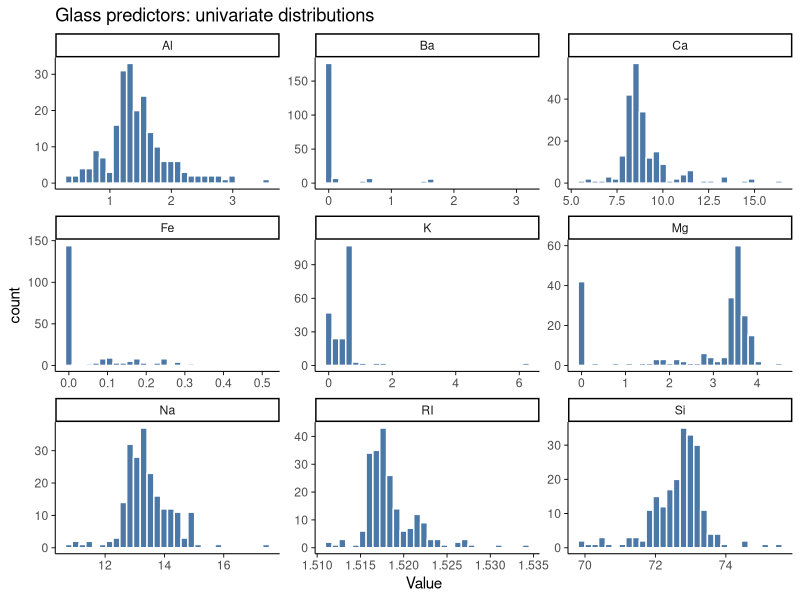
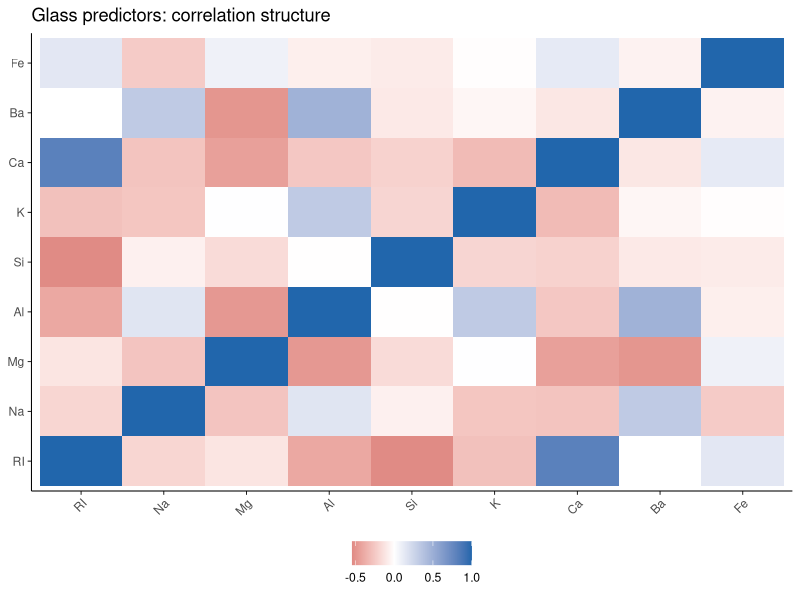

Generate these figures, in order, with R:
## ---- chunk 1
knitr::opts_chunk$set(
  echo = TRUE,
  message = FALSE,
  warning = FALSE,
  fig.width = 8.5,
  fig.height = 4.8,
  dpi = 96,
  fig.retina = 1
)

library(dplyr)
library(tidyr)
library(ggplot2)
library(mlbench)
library(caret)

theme_set(
  theme_classic(base_size = 11) %+replace% theme(
    axis.line = element_line(colour = "black", linewidth = 0.35),
    axis.ticks = element_line(colour = "black", linewidth = 0.3),
    legend.position = "bottom",
    legend.title = element_blank()
  )
)

sample_skewness <- function(x) {
  x <- x[is.finite(x)]
  n <- length(x)
  if (n < 3) return(NA_real_)
  s <- sd(x)
  if (s == 0) return(NA_real_)
  m <- mean(x)
  sum((x - m)^3) / ((n - 1) * s^3)
}

mode_impute <- function(x) {
  if (!is.factor(x)) return(x)
  if (!anyNA(x)) return(x)
  tab <- table(x, useNA = "no")
  top <- names(tab)[which.max(tab)]
  x[is.na(x)] <- top
  x
}
## ---- chunk 2
data(Glass)
str(Glass)

glass_num <- Glass |> select(-Type)
## ---- chunk 3
Glass |>
  pivot_longer(cols = -Type, names_to = "Predictor", values_to = "Value") |>
  ggplot(aes(x = Value)) +
  geom_histogram(bins = 30, fill = "#4C78A8", color = "white") +
  facet_wrap(~ Predictor, scales = "free", ncol = 3) +
  labs(title = "Glass predictors: univariate distributions")
## ---- chunk 4
glass_cor <- cor(glass_num)
glass_cor_long <- as.data.frame(as.table(glass_cor)) |>
  rename(var1 = Var1, var2 = Var2, corr = Freq)

ggplot(glass_cor_long, aes(var1, var2, fill = corr)) +
  geom_tile() +
  scale_fill_gradient2(low = "#B2182B", mid = "white", high = "#2166AC", midpoint = 0) +
  theme(axis.text.x = element_text(angle = 45, hjust = 1)) +
  labs(title = "Glass predictors: correlation structure", x = NULL, y = NULL)
## ---- chunk 5
outlier_counts <- sapply(glass_num, function(x) {
  q <- quantile(x, c(0.25, 0.75), na.rm = TRUE)
  iqr <- q[2] - q[1]
  lo <- q[1] - 1.5 * iqr
  hi <- q[2] + 1.5 * iqr
  sum(x < lo | x > hi, na.rm = TRUE)
})

skew_tbl <- tibble(
  predictor = names(glass_num),
  skewness = sapply(glass_num, sample_skewness),
  outliers_iqr = as.integer(outlier_counts)
) |>
  arrange(desc(abs(skewness)))

skew_tbl
## ---- chunk 6
pp_glass <- preProcess(glass_num, method = c("YeoJohnson", "center", "scale"))
glass_trans <- predict(pp_glass, glass_num)

before_after_skew <- tibble(
  predictor = names(glass_num),
  skew_before = sapply(glass_num, sample_skewness),
  skew_after = sapply(glass_trans, sample_skewness)
) |>
  mutate(abs_reduction = abs(skew_before) - abs(skew_after)) |>
  arrange(desc(abs_reduction))

head(before_after_skew, 9)
## ---- chunk 7
data(Soybean)
str(Soybean)

soy_x <- Soybean |> select(-Class)
## ---- chunk 8
soy_nzv <- nearZeroVar(soy_x, saveMetrics = TRUE)
soy_nzv |>
  tibble::rownames_to_column("predictor") |>
  arrange(desc(nzv), desc(freqRatio)) |>
  select(predictor, nzv, zeroVar, freqRatio, percentUnique) |>
  head(15)
## ---- chunk 9
missing_by_predictor <- colSums(is.na(soy_x)) |>
  sort(decreasing = TRUE)
head(missing_by_predictor, 12)

missing_by_class <- Soybean |>
  mutate(missing_count = rowSums(is.na(across(-Class)))) |>
  group_by(Class) |>
  summarise(
    n = n(),
    mean_missing_predictors = mean(missing_count),
    pct_rows_with_any_missing = mean(missing_count > 0) * 100,
    .groups = "drop"
  ) |>
  arrange(desc(mean_missing_predictors))

missing_by_class
## ---- chunk 10
# Step 1: remove predictors with very high missingness
missing_prop <- colMeans(is.na(soy_x))
cutoff <- 0.25
keep_vars <- names(missing_prop[missing_prop <= cutoff])
soy_reduced <- soy_x[, keep_vars, drop = FALSE]

# Step 2: mode-impute remaining categorical missing values
soy_imputed <- soy_reduced |>
  mutate(across(everything(), mode_impute))

strategy_summary <- tibble(
  original_predictors = ncol(soy_x),
  predictors_after_filter = ncol(soy_reduced),
  total_missing_before = sum(is.na(soy_x)),
  total_missing_after = sum(is.na(soy_imputed)),
  missing_cutoff_used = cutoff
)

strategy_summary
## ---- chunk 11
data(BloodBrain)

length(logBBB)
dim(bbbDescr)
## ---- chunk 12
bbb_nzv <- nearZeroVar(bbbDescr, saveMetrics = TRUE)

bbb_nzv |>
  tibble::rownames_to_column("predictor") |>
  filter(nzv | zeroVar) |>
  arrange(desc(zeroVar), desc(freqRatio))
## ---- chunk 13
bbb_cor <- cor(bbbDescr, use = "pairwise.complete.obs")

num_pairs_gt_075 <- sum(abs(bbb_cor[upper.tri(bbb_cor)]) > 0.75)
num_pairs_gt_090 <- sum(abs(bbb_cor[upper.tri(bbb_cor)]) > 0.90)

remove_075 <- findCorrelation(bbb_cor, cutoff = 0.75)
remove_090 <- findCorrelation(bbb_cor, cutoff = 0.90)

tibble(
  total_predictors = ncol(bbbDescr),
  pairs_abs_corr_gt_075 = num_pairs_gt_075,
  pairs_abs_corr_gt_090 = num_pairs_gt_090,
  remove_at_075 = length(remove_075),
  remain_at_075 = ncol(bbbDescr) - length(remove_075),
  remove_at_090 = length(remove_090),
  remain_at_090 = ncol(bbbDescr) - length(remove_090)
)
